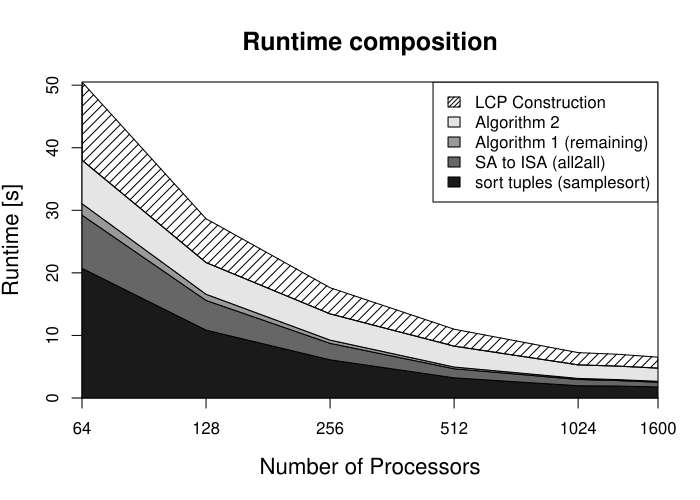

R code for this plot:
#
#  Plotting different sections (including LCP construction) for human genome
#

data <- read.csv("../sections.tsv", sep="\t", header=TRUE)


data$logp = log2(data$p)

#ordered_data <- unique(data[order(data$p),])
#p <- unique(ordered_data$p)

#logp <- log2(p)

# time in seconds!
data$time <- data$time / 1000

plot(NA,NA,
     # limits
     xlim=range(data$logp), ylim=c(0,max(data$time)),
     # disable and floor axis
     yaxs="i", xaxs="i", xaxt="n",
     # titles and labels
     main="Runtime composition",
     xlab="Number of Processors",
     ylab="Runtime [s]",
     cex.lab=1.3,
     cex.main=1.5
     )


ticks=c(1, 2, 3, 4, 5, 7)
p <- unique(data$p)
logp <- unique(data$logp)
axis(side=1, logp[ticks], p[ticks])

# don't plot total time (since it is implicit)
data <- data[which(data$section != "total"),]

# choose legend (fill, angle etc)
dens <- c(NA, NA, NA, NA, 15)
colors <- c("grey10","grey40", "grey60", "grey90", NA)
angles <- c(NA, NA, NA, NA, 45)


# get sections
sections <- unique(data$section)
secdata <- data[which(data$section == "LCP"),]

i <- 1
secdata <- data[which(data$section == "LCP"),]
secdata <- secdata[order(secdata$logp),]
prev_p <- secdata$logp
prev_y <- rep(0, length(secdata$time))
for (sec in sections)
{

secdata <- data[which(data$section == sec),]
secdata <- secdata[order(secdata$logp),]

secdata$time <- secdata$time + prev_y

polygon(c(secdata$logp, rev(prev_p)), c(secdata$time, rev(prev_y)), density=dens[i], col=colors[i], angle=angles[i])

prev_p <- secdata$logp
prev_y <- secdata$time

i <- i + 1
}
colors[5] <- "black"
dens[5] <- 30
sections <- data.frame(lapply(sections, as.character), stringsAsFactors=FALSE)
sections[5] <- "LCP Construction"
sections[3] <- "Algorithm 1 (remaining)"
sections[1] <- "sort tuples (samplesort)"
legend("topright", legend=rev(sections), fill=rev(colors), density=rev(dens) )#, angle=rev(angles))
